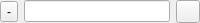
<?xml version="1.0" encoding="UTF-8"?>
<ui version="4.0">
 <class>TabHeader</class>
 <widget class="QWidget" name="TabHeader">
  <property name="enabled">
   <bool>true</bool>
  </property>
  <property name="geometry">
   <rect>
    <x>0</x>
    <y>0</y>
    <width>200</width>
    <height>23</height>
   </rect>
  </property>
  <property name="sizePolicy">
   <sizepolicy hsizetype="Expanding" vsizetype="Fixed">
    <horstretch>0</horstretch>
    <verstretch>0</verstretch>
   </sizepolicy>
  </property>
  <property name="minimumSize">
   <size>
    <width>200</width>
    <height>0</height>
   </size>
  </property>
  <property name="maximumSize">
   <size>
    <width>200</width>
    <height>16777215</height>
   </size>
  </property>
  <property name="windowTitle">
   <string>Form</string>
  </property>
  <layout class="QGridLayout" name="gridLayout_2" columnstretch="0,1,0">
   <property name="leftMargin">
    <number>0</number>
   </property>
   <property name="topMargin">
    <number>0</number>
   </property>
   <property name="rightMargin">
    <number>0</number>
   </property>
   <property name="bottomMargin">
    <number>0</number>
   </property>
   <property name="spacing">
    <number>6</number>
   </property>
   <item row="0" column="1">
    <widget class="EditableLabel" name="editor">
     <property name="sizePolicy">
      <sizepolicy hsizetype="Expanding" vsizetype="Fixed">
       <horstretch>0</horstretch>
       <verstretch>0</verstretch>
      </sizepolicy>
     </property>
    </widget>
   </item>
   <item row="0" column="0">
    <widget class="QToolButton" name="start_stop">
     <property name="text">
      <string>-</string>
     </property>
    </widget>
   </item>
   <item row="0" column="2">
    <widget class="QToolButton" name="close">
     <property name="text">
      <string/>
     </property>
    </widget>
   </item>
  </layout>
 </widget>
 <customwidgets>
  <customwidget>
   <class>EditableLabel</class>
   <extends>QLineEdit</extends>
   <header location="global">EditableLabel.h</header>
  </customwidget>
 </customwidgets>
 <resources/>
 <connections/>
</ui>
